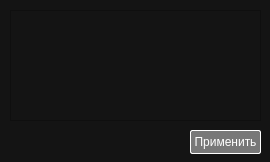
<?xml version="1.0" encoding="UTF-8"?>
<ui version="4.0">
 <class>Dialog</class>
 <widget class="QDialog" name="Dialog">
  <property name="geometry">
   <rect>
    <x>0</x>
    <y>0</y>
    <width>270</width>
    <height>162</height>
   </rect>
  </property>
  <property name="minimumSize">
   <size>
    <width>270</width>
    <height>162</height>
   </size>
  </property>
  <property name="maximumSize">
   <size>
    <width>270</width>
    <height>162</height>
   </size>
  </property>
  <property name="windowTitle">
   <string>Themes</string>
  </property>
  <property name="windowIcon">
   <iconset>
    <normaloff>icon.png</normaloff>icon.png</iconset>
  </property>
  <property name="styleSheet">
   <string notr="true">background-color: rgb(20, 20, 20);</string>
  </property>
  <widget class="QPushButton" name="pushbtn_accept">
   <property name="geometry">
    <rect>
     <x>190</x>
     <y>130</y>
     <width>71</width>
     <height>24</height>
    </rect>
   </property>
   <property name="minimumSize">
    <size>
     <width>60</width>
     <height>24</height>
    </size>
   </property>
   <property name="maximumSize">
    <size>
     <width>80</width>
     <height>24</height>
    </size>
   </property>
   <property name="styleSheet">
    <string notr="true">QPushButton {
	color: rgb(255, 255, 255);
	border: 1px solid #fff;
	border-radius: 2px;
	background-color: rgb(120, 120, 120);
}
QPushButton:hover {
	color: rgb(255, 255, 255);
	background-color: rgb(100, 100, 100);
}
QPushButton:pressed {
	color: rgb(255, 255, 255);
	background-color: rgb(50, 50, 50);
}</string>
   </property>
   <property name="text">
    <string>Применить</string>
   </property>
  </widget>
  <widget class="QListWidget" name="list">
   <property name="geometry">
    <rect>
     <x>10</x>
     <y>10</y>
     <width>251</width>
     <height>111</height>
    </rect>
   </property>
   <property name="styleSheet">
    <string notr="true">QListWidget
{
	background: rgb(20, 20, 20);
}
QListWidget::item
{
	background: rgb(0, 0, 0);
	color: rgb(220, 220, 220);
}
QListWidget::item:selected
{
	background: rgb(50, 50, 50);
	color: rgb(255, 255, 255);
}</string>
   </property>
  </widget>
  <zorder>list</zorder>
  <zorder>pushbtn_accept</zorder>
 </widget>
 <resources/>
 <connections/>
</ui>
